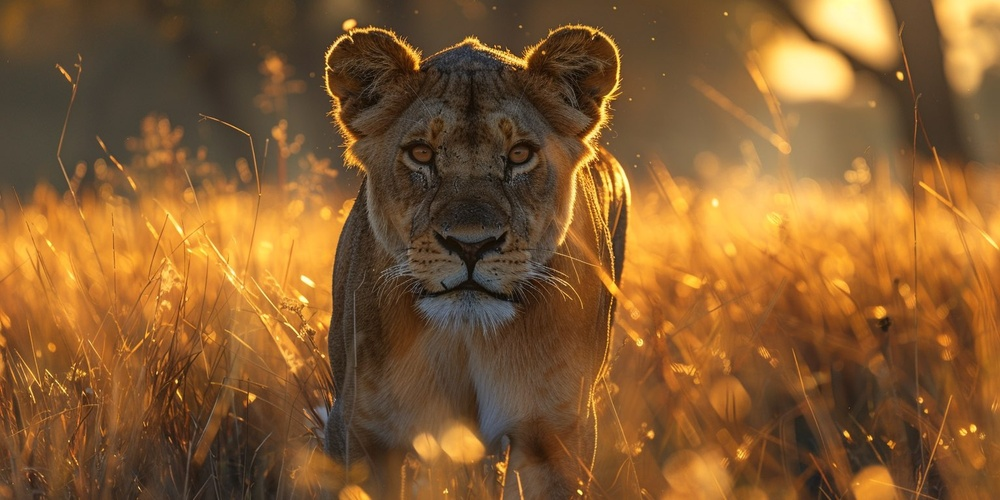
#> input picture Object Detection/Histogram to Image/image.jpg, 1000 x 500 px, shrunk from 1536 x 768 before the run
$ jupyter execute histogramto_image.ipynb
#> lines starting #> are read from the running program, lines starting #| are printed output that depends on the picture
[cell 1]
import numpy as np
import cv2
import matplotlib.pyplot as plt

[cell 2]
def calculate_histogram(image):

    grayscale = cv2.cvtColor(image, cv2.COLOR_BGR2GRAY)

    hist = cv2.calcHist([grayscale], [0], None, [256], [0, 256])

    histogram = hist.flatten().tolist()

    return histogram

[cell 3]
def histogram_to_image(histogram, image_size):


    total_pixels = image_size[0] * image_size[1]

    image = np.zeros(total_pixels, dtype=np.uint8)

    i = 0
    for intensity, pixel in enumerate(histogram):
        j = i+ int(pixel)
        image[i:j] = intensity
        i = j


    np.random.shuffle(image)

    image = image.reshape(image_size)

    return image

[cell 4]
image = cv2.imread('image.jpg')
#> image is the input picture: shape (500, 1000, 3); mean B, G, R 47.8, 91.4, 132.9
histogram = calculate_histogram(image)
#> in calculate_histogram, `grayscale = cv2.cvtColor(image, cv2.COLOR_BGR2GRAY)`:
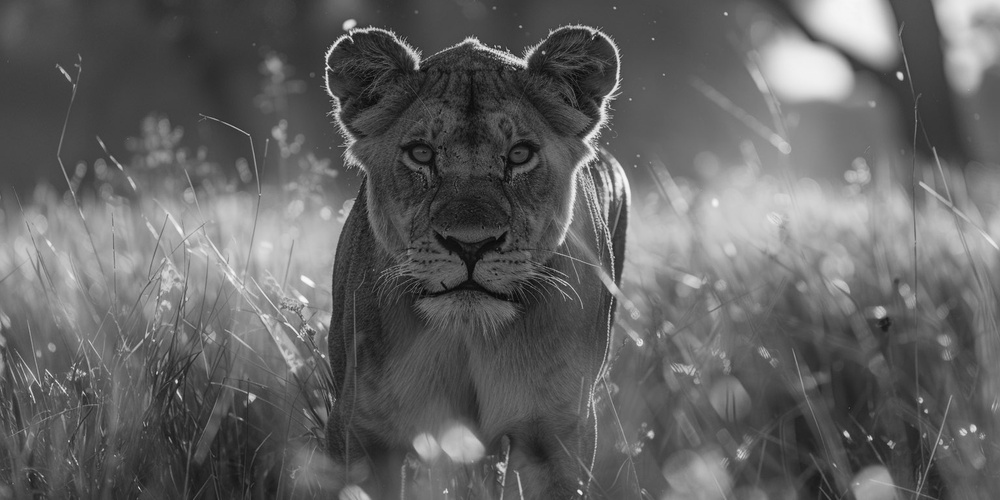
#> grayscale: shape (500, 1000); min 5, max 249, mean 98.9
#> in calculate_histogram, `hist = cv2.calcHist([grayscale], [0], None, [256], [0, 256])`: hist = 256 values, max 7800 at index 74, min 0 at index 0, mean 1953.1
#> in calculate_histogram, `histogram = hist.flatten().tolist()`: histogram has the same summary as hist
#> histogram has the same summary as hist in calculate_histogram

image_size = image.shape[:2]
#> image_size = (500, 1000)

reconstructed_image = histogram_to_image(histogram, image_size)
#> the loop in histogram_to_image, `for intensity, pixel in enumerate(histogram):` made 256 passes
#> (pixel, j, i) on passes 1 to 3: (0, 0, 0), (0, 0, 0), (0, 0, 0)
#> in histogram_to_image, `image = image.reshape(image_size)`:
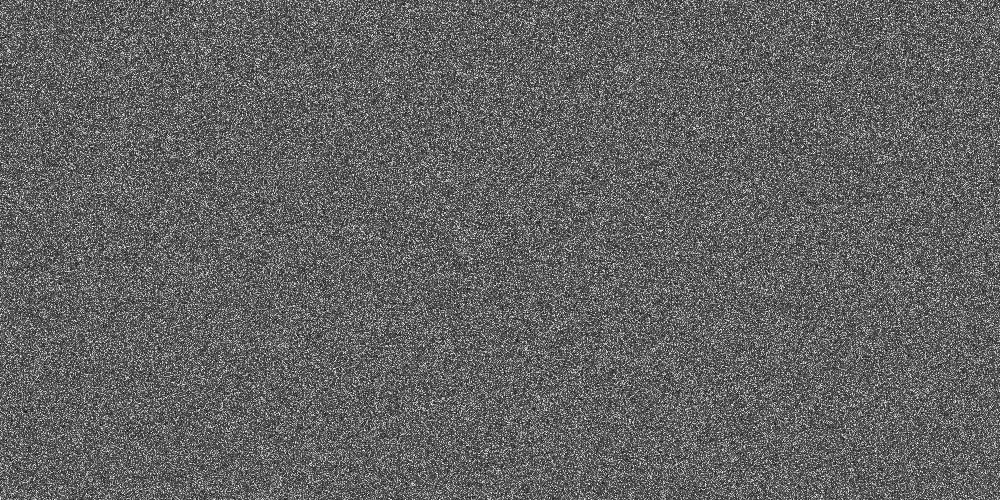
#> image: shape (500, 1000); min 5, max 249, mean 98.9


cv2.imwrite('result.png', reconstructed_image)
plt.imshow(reconstructed_image, cmap="gray")
plt.axis("off")
plt.show()
